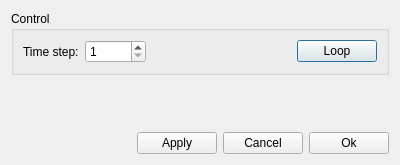
<ui version="4.0" >
 <class>timeStepDialog</class>
 <widget class="QDialog" name="timeStepDialog" >
  <property name="geometry" >
   <rect>
    <x>0</x>
    <y>0</y>
    <width>400</width>
    <height>165</height>
   </rect>
  </property>
  <property name="windowTitle" >
   <string>Dialog</string>
  </property>
  <property name="windowIcon" >
   <iconset resource="../ElmerGUI.qrc" >:/icons/Mesh3D.png</iconset>
  </property>
  <layout class="QVBoxLayout" >
   <item>
    <widget class="QGroupBox" name="controlGroup" >
     <property name="title" >
      <string>Control</string>
     </property>
     <layout class="QVBoxLayout" >
      <item>
       <layout class="QHBoxLayout" >
        <item>
         <widget class="QLabel" name="timeStepLabel" >
          <property name="text" >
           <string>Time step:</string>
          </property>
         </widget>
        </item>
        <item>
         <widget class="QSpinBox" name="timeStep" >
          <property name="maximumSize" >
           <size>
            <width>16777215</width>
            <height>24</height>
           </size>
          </property>
          <property name="minimum" >
           <number>1</number>
          </property>
          <property name="maximum" >
           <number>99999</number>
          </property>
         </widget>
        </item>
        <item>
         <spacer>
          <property name="orientation" >
           <enum>Qt::Horizontal</enum>
          </property>
          <property name="sizeHint" >
           <size>
            <width>40</width>
            <height>20</height>
           </size>
          </property>
         </spacer>
        </item>
        <item>
         <widget class="QPushButton" name="loopButton" >
          <property name="text" >
           <string>Loop</string>
          </property>
         </widget>
        </item>
       </layout>
      </item>
     </layout>
    </widget>
   </item>
   <item>
    <spacer>
     <property name="orientation" >
      <enum>Qt::Vertical</enum>
     </property>
     <property name="sizeHint" >
      <size>
       <width>20</width>
       <height>21</height>
      </size>
     </property>
    </spacer>
   </item>
   <item>
    <layout class="QHBoxLayout" >
     <item>
      <spacer>
       <property name="orientation" >
        <enum>Qt::Horizontal</enum>
       </property>
       <property name="sizeHint" >
        <size>
         <width>40</width>
         <height>20</height>
        </size>
       </property>
      </spacer>
     </item>
     <item>
      <widget class="QPushButton" name="applyButton" >
       <property name="text" >
        <string>Apply</string>
       </property>
      </widget>
     </item>
     <item>
      <widget class="QPushButton" name="cancelButton" >
       <property name="text" >
        <string>Cancel</string>
       </property>
       <property name="icon" >
        <iconset resource="../ElmerGUI.qrc" >:/icons/dialog-close.png</iconset>
       </property>
      </widget>
     </item>
     <item>
      <widget class="QPushButton" name="okButton" >
       <property name="text" >
        <string>Ok</string>
       </property>
       <property name="icon" >
        <iconset resource="../ElmerGUI.qrc" >:/icons/dialog-ok-apply.png</iconset>
       </property>
      </widget>
     </item>
    </layout>
   </item>
  </layout>
 </widget>
 <resources>
  <include location="../ElmerGUI.qrc" />
 </resources>
 <connections/>
</ui>
